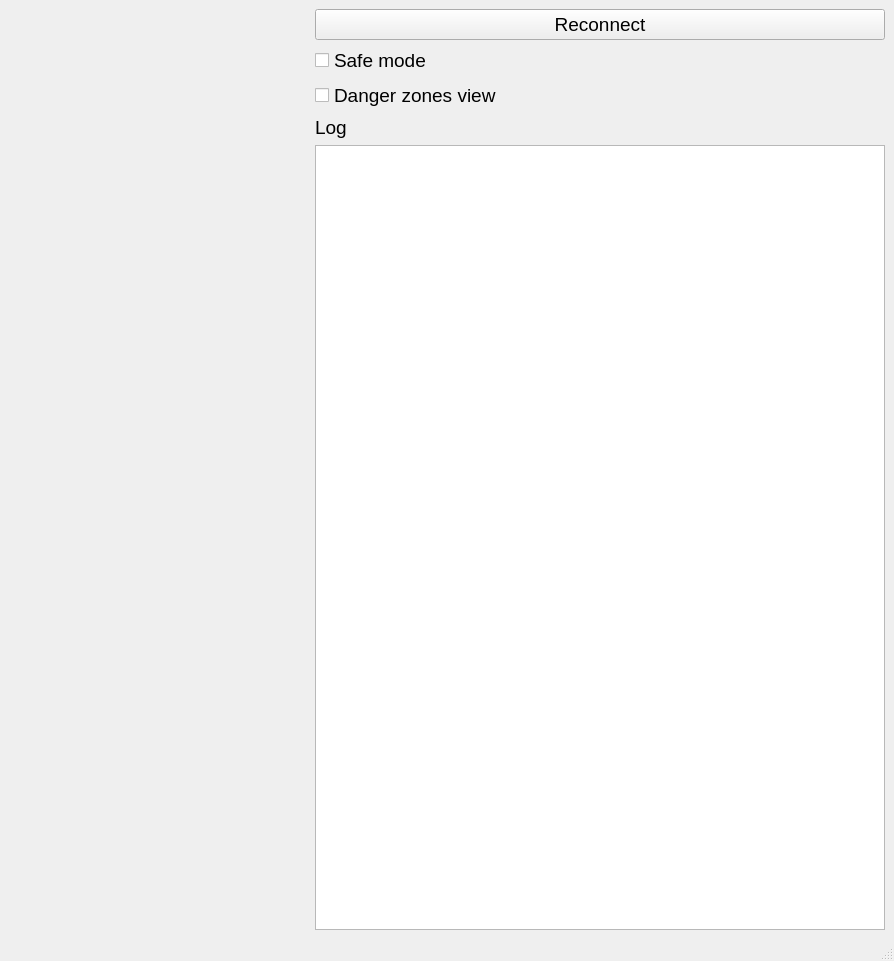
<?xml version="1.0" encoding="UTF-8"?>
<ui version="4.0">
 <class>MainWindow</class>
 <widget class="QMainWindow" name="MainWindow">
  <property name="geometry">
   <rect>
    <x>0</x>
    <y>0</y>
    <width>894</width>
    <height>961</height>
   </rect>
  </property>
  <property name="windowTitle">
   <string>MainWindow</string>
  </property>
  <widget class="QWidget" name="centralwidget">
   <layout class="QGridLayout" name="gridLayout" rowstretch="1,0,0,0,0">
    <item row="1" column="1">
     <widget class="QCheckBox" name="cbSafeMode">
      <property name="font">
       <font>
        <pointsize>14</pointsize>
       </font>
      </property>
      <property name="text">
       <string>Safe mode</string>
      </property>
     </widget>
    </item>
    <item row="4" column="1">
     <widget class="QPlainTextEdit" name="pteMsgLog">
      <property name="font">
       <font>
        <pointsize>14</pointsize>
       </font>
      </property>
     </widget>
    </item>
    <item row="3" column="1">
     <widget class="QLabel" name="label">
      <property name="font">
       <font>
        <pointsize>14</pointsize>
       </font>
      </property>
      <property name="text">
       <string>Log</string>
      </property>
      <property name="textFormat">
       <enum>Qt::TextFormat::RichText</enum>
      </property>
     </widget>
    </item>
    <item row="0" column="1">
     <widget class="QPushButton" name="pbReconnect">
      <property name="font">
       <font>
        <pointsize>14</pointsize>
       </font>
      </property>
      <property name="text">
       <string>Reconnect</string>
      </property>
     </widget>
    </item>
    <item row="0" column="0" rowspan="5">
     <widget class="QWidget" name="wPainter" native="true">
      <property name="minimumSize">
       <size>
        <width>300</width>
        <height>900</height>
       </size>
      </property>
     </widget>
    </item>
    <item row="2" column="1">
     <widget class="QCheckBox" name="cbDangerZonesView">
      <property name="font">
       <font>
        <pointsize>14</pointsize>
       </font>
      </property>
      <property name="text">
       <string>Danger zones view</string>
      </property>
     </widget>
    </item>
   </layout>
  </widget>
  <widget class="QMenuBar" name="menubar">
   <property name="geometry">
    <rect>
     <x>0</x>
     <y>0</y>
     <width>894</width>
     <height>22</height>
    </rect>
   </property>
  </widget>
  <widget class="QStatusBar" name="statusbar"/>
 </widget>
 <resources/>
 <connections/>
</ui>
